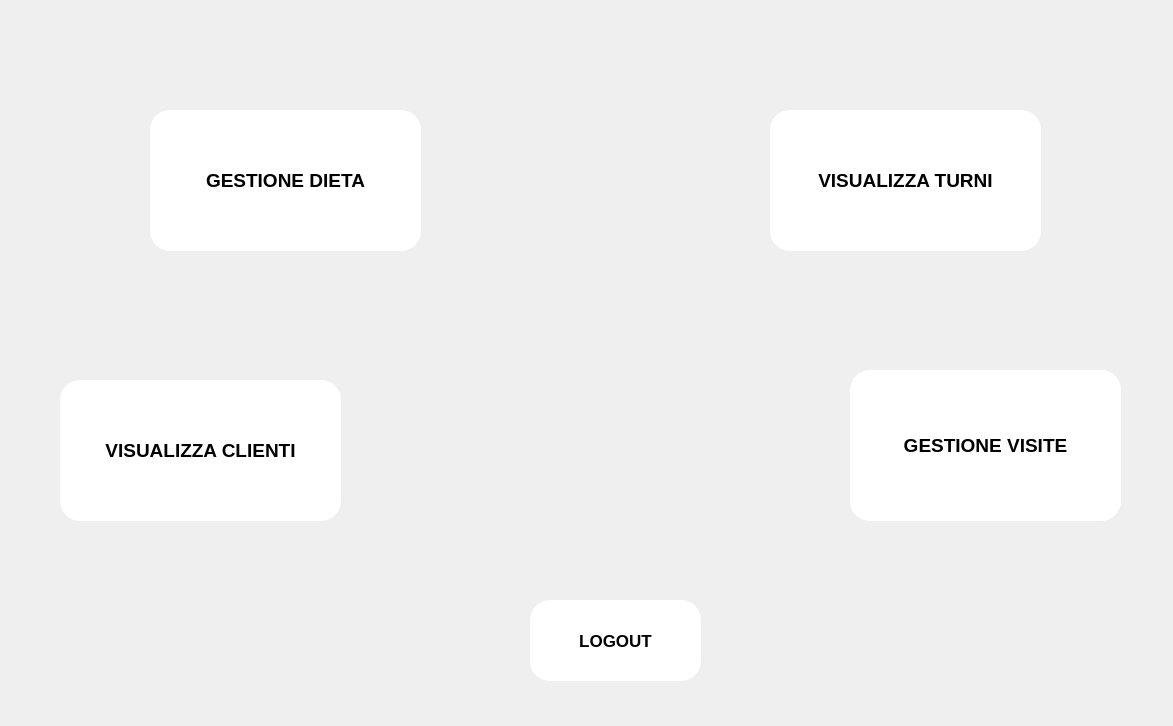
<?xml version="1.0" encoding="UTF-8"?>
<ui version="4.0">
 <class>Form</class>
 <widget class="QWidget" name="Form">
  <property name="geometry">
   <rect>
    <x>0</x>
    <y>0</y>
    <width>1173</width>
    <height>726</height>
   </rect>
  </property>
  <property name="minimumSize">
   <size>
    <width>1173</width>
    <height>726</height>
   </size>
  </property>
  <property name="maximumSize">
   <size>
    <width>1173</width>
    <height>726</height>
   </size>
  </property>
  <property name="windowTitle">
   <string>Home Nutrizionista</string>
  </property>
  <widget class="QLabel" name="label">
   <property name="geometry">
    <rect>
     <x>0</x>
     <y>0</y>
     <width>1173</width>
     <height>726</height>
    </rect>
   </property>
   <property name="minimumSize">
    <size>
     <width>1173</width>
     <height>726</height>
    </size>
   </property>
   <property name="text">
    <string/>
   </property>
   <property name="pixmap">
    <pixmap>homeNutrizionista.png</pixmap>
   </property>
  </widget>
  <widget class="QPushButton" name="button_gestDieta">
   <property name="geometry">
    <rect>
     <x>150</x>
     <y>110</y>
     <width>271</width>
     <height>141</height>
    </rect>
   </property>
   <property name="font">
    <font>
     <family>Arial</family>
     <pointsize>14</pointsize>
     <bold>true</bold>
    </font>
   </property>
   <property name="styleSheet">
    <string notr="true">background-color: white;
color: black;
border-radius: 20px;
</string>
   </property>
   <property name="text">
    <string>GESTIONE DIETA</string>
   </property>
  </widget>
  <widget class="QPushButton" name="button_visualizzaClienti">
   <property name="geometry">
    <rect>
     <x>60</x>
     <y>380</y>
     <width>281</width>
     <height>141</height>
    </rect>
   </property>
   <property name="font">
    <font>
     <family>Arial</family>
     <pointsize>14</pointsize>
     <bold>true</bold>
    </font>
   </property>
   <property name="styleSheet">
    <string notr="true">background-color: white;
color: black;
border-radius: 20px;
</string>
   </property>
   <property name="text">
    <string>VISUALIZZA CLIENTI</string>
   </property>
  </widget>
  <widget class="QPushButton" name="button_gestVisite">
   <property name="geometry">
    <rect>
     <x>850</x>
     <y>370</y>
     <width>271</width>
     <height>151</height>
    </rect>
   </property>
   <property name="font">
    <font>
     <family>Arial</family>
     <pointsize>14</pointsize>
     <bold>true</bold>
    </font>
   </property>
   <property name="styleSheet">
    <string notr="true">background-color: white;
color: black;
border-radius: 20px;
</string>
   </property>
   <property name="text">
    <string>GESTIONE VISITE</string>
   </property>
  </widget>
  <widget class="QPushButton" name="button_visualizzaTurni">
   <property name="geometry">
    <rect>
     <x>770</x>
     <y>110</y>
     <width>271</width>
     <height>141</height>
    </rect>
   </property>
   <property name="font">
    <font>
     <family>Arial</family>
     <pointsize>14</pointsize>
     <bold>true</bold>
    </font>
   </property>
   <property name="styleSheet">
    <string notr="true">background-color: white;
color: black;
border-radius: 20px;
</string>
   </property>
   <property name="text">
    <string>VISUALIZZA TURNI</string>
   </property>
  </widget>
  <widget class="QPushButton" name="button_logout">
   <property name="geometry">
    <rect>
     <x>530</x>
     <y>600</y>
     <width>171</width>
     <height>81</height>
    </rect>
   </property>
   <property name="font">
    <font>
     <family>Arial</family>
     <pointsize>13</pointsize>
     <bold>true</bold>
    </font>
   </property>
   <property name="styleSheet">
    <string notr="true">background-color: white;
color: black;
border-radius: 20px;
</string>
   </property>
   <property name="text">
    <string>LOGOUT</string>
   </property>
  </widget>
 </widget>
 <resources>
  <include location="Nutrizionista.qrc"/>
 </resources>
 <connections/>
</ui>
